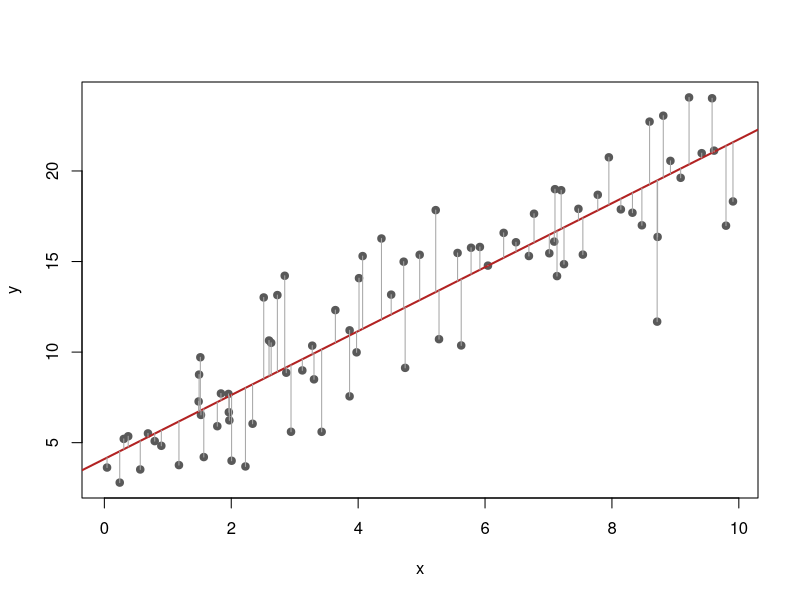

Reproduce this figure in R.
## ---- chunk 1
knitr::opts_chunk$set(echo = TRUE)
## ---- chunk 2
set.seed(6101)
n <- 80
d <- data.frame(x = runif(n, 0, 10)) # create x values
d$y <- 3 + 2 * d$x + rnorm(n, 0, 2.5) # create y values as a linear output of x
# Population parameters:
# true intercept = 3
# true slope = 2

# random error: rnorm(n, 0, 2.5) <- contributes error to the simulated model

fit <- lm(y ~ x, data = d)

plot(d$x, d$y, pch = 19, col = "gray35", xlab = "x", ylab = "y")
abline(fit, lwd = 2, col = "firebrick")
segments(d$x, d$y, d$x, fitted(fit), col = "gray65")

## ---- chunk 3
set.seed(6101)
d <- data.frame(x = runif(80, 0, 10))
d$y <- 3 + 2 * d$x + rnorm(80, 0, 2.5)
# true intercept of 3
# true slope of 2 for x

mod1 <- lm(y ~ x, data = d)
summary(mod1)

## ---- chunk 4
set.seed(6101)
d <- data.frame(x = runif(80, 0, 10))
d$y <- 3 + 2 * d$x + rnorm(80, 0, 2.5)
fit <- lm(y ~ x, data = d)

round(head(data.frame(x = d$x, y = d$y,
                      fitted = fitted(fit), residual = resid(fit)), 5), 3)

# Two facts that hold for every least-squares fit with an intercept.
round(c(mean_residual = mean(resid(fit)),
        cor_resid_x   = cor(resid(fit), d$x)), 10)
## ---- chunk 5
set.seed(6101)
d <- data.frame(x = runif(80, 0, 10))
d$y <- 3 + 2 * d$x + rnorm(80, 0, 2.5)
fit <- lm(y ~ x, data = d)

predict(fit, newdata = data.frame(x = c(2, 5, 8))) # interpolation
# output is predicted y values
